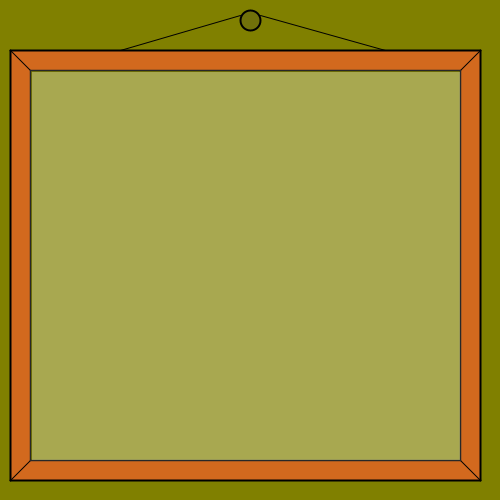
Frame 1 (no input)
Frame 60 (the mouse pressed at the canvas centre just before this capture): identical to frame 1, image omitted
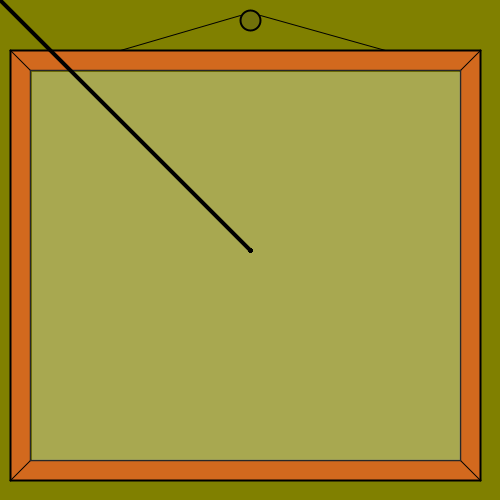
Frame 120 (the mouse held since frame 60 and released just before this capture)

The Processing sketch that drew these frames (run headless with seeded random() and noise(); from frame 60 on, the mouse is pressed at the canvas centre):

// Processing sketch: processing_42291
// ── processing_42291.pde



void setup () {
  size (500, 500);
  background (#808000);


  //bordo
  fill (#D2691E);
  noStroke ();
  rect (10, 50, 450, 20);
  rect (10, 50, 20, 430); 
  rect (20, 460, 460, 20); 
  rect ( 460, 50, 20, 430);

  //chiodo
  fill (50, 50, 50, 50);
  smooth();
  stroke (0);
  strokeWeight (2);
  ellipse (250, 20, 20, 20);

  //filochereggechiodo
  smooth();
  stroke (0);
  strokeWeight (1);
  line (120, 50, 240, 15);
  line (385, 50, 260, 15);

  //spacchettilegno
  smooth();
  stroke (0);
  strokeWeight (1);
  line (10, 50, 30, 70);
  line (480, 50, 460, 70);
  line (10, 480, 30, 460);
  line (480, 480, 460, 460);
  //lunghi
  smooth();
  stroke (0);
  strokeWeight (2);
  line (10, 50, 10, 480);
  line (480, 50, 480, 480);
  line (10, 50, 480, 50);
  line (10, 480, 480, 480);
  //lunghichiari
  smooth();
  stroke (40, 40, 40);
  strokeWeight (1.5);
  line (30, 70, 30, 460);
  line (460, 70, 460, 460);
  line (30, 70, 460, 70);
  line (30, 460, 460, 460);
  //foglio bianco
  fill (255, 255, 255, 80);
  smooth();
  noStroke();
  rect (32,72, 428, 388);
  
}

void draw() {
  boolean a = false;
  if (mouseX > 34 && mouseX <= 458) {
    if (mouseY >75 && mouseY<= 454) {
      a = true;
      if (mousePressed) { 
        strokeWeight (4);
        stroke(0);
        line (mouseX, mouseY, pmouseX, pmouseY);
      }
    }
  }
}
